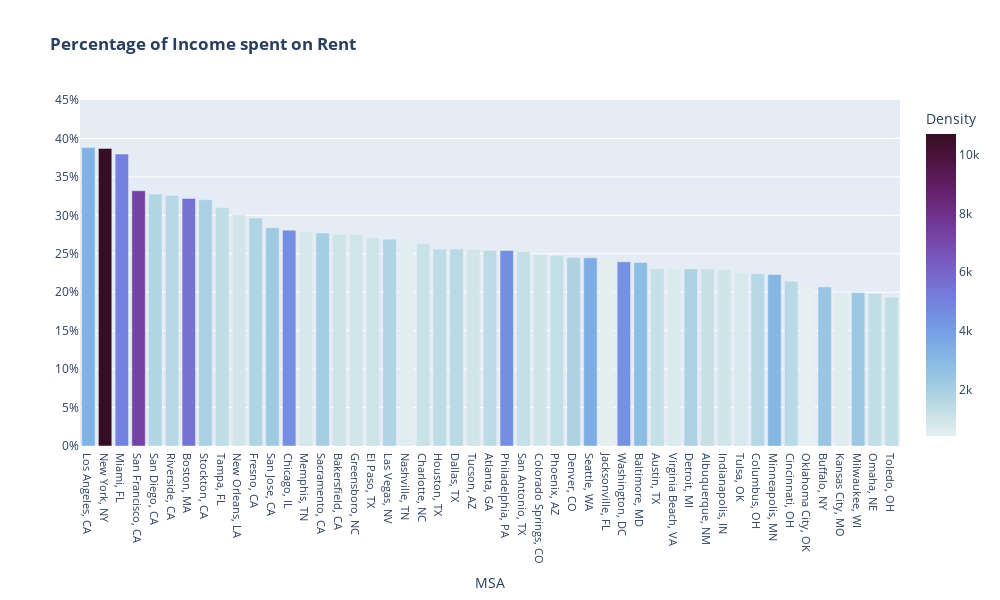

The notebook cell this image was saved under:
### Markdown cell above
### Plots for housing affordability

### Code cell
#plot for affordability bar chart (used in presentation)

def affordability_bar_func():

    affordability_df=combined_df.sort_values("Affordability Rent/Median Inc", ascending=False).dropna()

    affordability_bar = px.bar(affordability_df,
                       x="MSA",
                       y="Affordability Rent/Median Inc",
                       color="Density",
                       color_continuous_scale='dense',
                       title= "<b>Percentage of Income spent on Rent</b>",
                       width=1000,
                        height=600
                       )

    affordability_bar .update_layout(
        xaxis_tickfont_size=11,
        xaxis = dict(
            tickmode = 'linear',
            dtick = 1,
        ),
        yaxis= dict(
        tickformat=',.0%',
        range= [0,.45],
        title=''
        )
    )                        
               
    return affordability_bar
                                 
affordability_bar_func() #this line is just for show in this notebook but the above function should be used for the dashboard

### Figure 1 — Plotly figure (JSON) as saved in the notebook; plotly's stock layout.template omitted (floating-point values rounded to 4 significant figures)
{"data": [{"alignmentgroup": "True", "hovertemplate": "MSA=%{x}<br>Affordability Rent/Median Inc=%{y}<br>Density=%{marker.color}<extra></extra>", "legendgroup": "", "marker": {"color": [3276, 10715, 5019, 7256, 1686, 1574, 5532, 1941, 1353, 889, 1789, 2218, 4574, 792, 2029, 990, 887, 1022, 1773, 544, 1113, 1399, 1526, 889, 1441, 4554, 1231, 946, 1253, 1831, 3469, 470, 4457, 2830, 1181, 709, 1864, 1155, 935, 784, 1582, 3071, 1507, 417, 2441, 607, 2369, 1309, 1308], "coloraxis": "coloraxis"}, "name": "", "offsetgroup": "", "orientation": "v", "showlegend": false, "textposition": "auto", "type": "bar", "x": ["Los Angeles, CA", "New York, NY", "Miami, FL", "San Francisco, CA", "San Diego, CA", "Riverside, CA", "Boston, MA", "Stockton, CA", "Tampa, FL", "New Orleans, LA", "Fresno, CA", "San Jose, CA", "Chicago, IL", "Memphis, TN", "Sacramento, CA", "Bakersfield, CA", "Greensboro, NC", "El Paso, TX", "Las Vegas, NV", "Nashville, TN", "Charlotte, NC", "Houston, TX", "Dallas, TX", "Tucson, AZ", "Atlanta, GA", "Philadelphia, PA", "San Antonio, TX", "Colorado Springs, CO", "Phoenix, AZ", "Denver, CO", "Seattle, WA", "Jacksonville, FL", "Washington, DC", "Baltimore, MD", "Austin, TX", "Virginia Beach, VA", "Detroit, MI", "Albuquerque, NM", "Indianapolis, IN", "Tulsa, OK", "Columbus, OH", "Minneapolis, MN", "Cincinnati, OH", "Oklahoma City, OK", "Buffalo, NY", "Kansas City, MO", "Milwaukee, WI", "Omaha, NE", "Toledo, OH"], "xaxis": "x", "y": [0.3881, 0.3871, 0.3797, 0.3319, 0.3277, 0.3258, 0.322, 0.3203, 0.3103, 0.3004, 0.2964, 0.2839, 0.2806, 0.2782, 0.2769, 0.2753, 0.2751, 0.2704, 0.2688, 0.2673, 0.2635, 0.2561, 0.2561, 0.2558, 0.2543, 0.2541, 0.2528, 0.249, 0.2478, 0.245, 0.2447, 0.2441, 0.2396, 0.2388, 0.2304, 0.2303, 0.2303, 0.2301, 0.2296, 0.2253, 0.224, 0.223, 0.2144, 0.2086, 0.2069, 0.1993, 0.1993, 0.1983, 0.1936], "yaxis": "y"}], "layout": {"barmode": "relative", "coloraxis": {"colorbar": {"title": {"text": "Density"}}, "colorscale": [[0, "rgb(230, 240, 240)"], [0.09091, "rgb(191, 221, 229)"], [0.1818, "rgb(156, 201, 226)"], [0.2727, "rgb(129, 180, 227)"], [0.3636, "rgb(115, 154, 228)"], [0.4545, "rgb(117, 127, 221)"], [0.5455, "rgb(120, 100, 202)"], [0.6364, "rgb(119, 74, 175)"], [0.7273, "rgb(113, 50, 141)"], [0.8182, "rgb(100, 31, 104)"], [0.9091, "rgb(80, 20, 66)"], [1, "rgb(54, 14, 36)"]]}, "height": 600, "legend": {"tracegroupgap": 0}, "title": {"text": "<b>Percentage of Income spent on Rent</b>"}, "width": 1000, "xaxis": {"anchor": "y", "domain": [0, 1], "dtick": 1, "tickfont": {"size": 11}, "tickmode": "linear", "title": {"text": "MSA"}}, "yaxis": {"anchor": "x", "domain": [0, 1], "range": [0, 0.45], "tickformat": ",.0%", "title": {"text": ""}}}}
